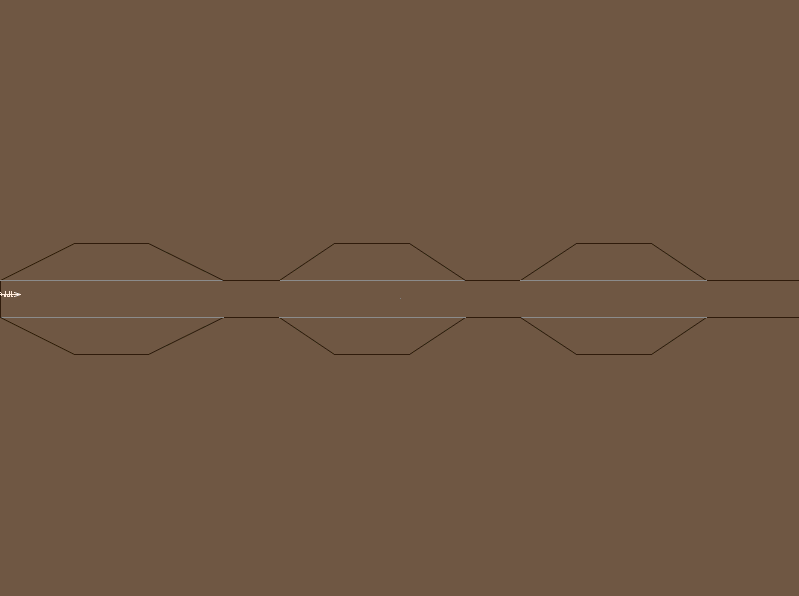
#> input picture PathPlanning/map_img/deadly_corridor.png, 799 x 596 px
$ python a_star.py
#> lines starting #> are read from the running program, lines starting #| are printed output that depends on the picture
"""
CREDITS: Atsushi Sakai, Nikos Kanargias

A* grid planning

author: Atsushi Sakai(@Atsushi_twi)
        Nikos Kanargias (nkana@tee.gr)

See Wikipedia article (https://en.wikipedia.org/wiki/A*_search_algorithm)

"""

import math

import matplotlib.pyplot as plt

import cv2

show_animation = True


class AStarPlanner:

    def __init__(self, ox, oy, resolution, rr):
        """
        Initialize grid map for a star planning

        ox: x position list of Obstacles [m]
        oy: y position list of Obstacles [m]
        resolution: grid resolution [m]
        rr: robot radius[m]
        """

        self.resolution = resolution
        self.rr = rr
        self.min_x, self.min_y = 0, 0
        self.max_x, self.max_y = 0, 0
        self.obstacle_map = None
        self.x_width, self.y_width = 0, 0
        self.motion = self.get_motion_model()
        self.calc_obstacle_map(ox, oy)

    class Node:
        def __init__(self, x, y, cost, parent_index):
            self.x = x  # index of grid
            self.y = y  # index of grid
            self.cost = cost
            self.parent_index = parent_index

        def __str__(self):
            return str(self.x) + "," + str(self.y) + "," + str(
                self.cost) + "," + str(self.parent_index)

    def planning(self, sx, sy, gx, gy):
        """
        A star path search

        input:
            s_x: start x position [m]
            s_y: start y position [m]
            gx: goal x position [m]
            gy: goal y position [m]

        output:
            rx: x position list of the final path
            ry: y position list of the final path
        """

        start_node = self.Node(self.calc_xy_index(sx, self.min_x),
                               self.calc_xy_index(sy, self.min_y), 0.0, -1)
        goal_node = self.Node(self.calc_xy_index(gx, self.min_x),
                              self.calc_xy_index(gy, self.min_y), 0.0, -1)

        open_set, closed_set = dict(), dict()
        open_set[self.calc_grid_index(start_node)] = start_node

        while 1:
            if len(open_set) == 0:
                print("Open set is empty..")
                break

            c_id = min(
                open_set,
                key=lambda o: open_set[o].cost + self.calc_heuristic(goal_node,
                                                                     open_set[
                                                                         o]))
            current = open_set[c_id]

            # show graph
            if show_animation:  # pragma: no cover
                plt.plot(self.calc_grid_position(current.x, self.min_x),
                         self.calc_grid_position(current.y, self.min_y), "xc")
                # for stopping simulation with the esc key.
                plt.gcf().canvas.mpl_connect('key_release_event',
                                             lambda event: [exit(
                                                 0) if event.key == 'escape' else None])
                if len(closed_set.keys()) % 10 == 0:
                    plt.pause(0.001)

            if current.x == goal_node.x and current.y == goal_node.y:
                print("Find goal")
                goal_node.parent_index = current.parent_index
                goal_node.cost = current.cost
                break

            # Remove the item from the open set
            del open_set[c_id]

            # Add it to the closed set
            closed_set[c_id] = current

            # expand_grid search grid based on motion model
            for i, _ in enumerate(self.motion):
                node = self.Node(current.x + self.motion[i][0],
                                 current.y + self.motion[i][1],
                                 current.cost + self.motion[i][2], c_id)
                n_id = self.calc_grid_index(node)

                # If the node is not safe, do nothing
                if not self.verify_node(node):
                    continue

                if n_id in closed_set:
                    continue

                if n_id not in open_set:
                    open_set[n_id] = node  # discovered a new node
                else:
                    if open_set[n_id].cost > node.cost:
                        # This path is the best until now. record it
                        open_set[n_id] = node

        rx, ry = self.calc_final_path(goal_node, closed_set)
        print(rx, ry)
        return rx, ry

    def calc_final_path(self, goal_node, closed_set):
        # generate final course
        rx, ry = [self.calc_grid_position(goal_node.x, self.min_x)], [
            self.calc_grid_position(goal_node.y, self.min_y)]
        parent_index = goal_node.parent_index
        while parent_index != -1:
            n = closed_set[parent_index]
            rx.append(self.calc_grid_position(n.x, self.min_x))
            ry.append(self.calc_grid_position(n.y, self.min_y))
            parent_index = n.parent_index

        return rx, ry

    @staticmethod
    def calc_heuristic(n1, n2):
        w = 1.0  # weight of heuristic
        d = w * math.hypot(n1.x - n2.x, n1.y - n2.y)
        return d

    def calc_grid_position(self, index, min_position):
        """
        calc grid position

        :param index:
        :param min_position:
        :return:
        """
        pos = index * self.resolution + min_position
        return pos

    def calc_xy_index(self, position, min_pos):
        return round((position - min_pos) / self.resolution)

    def calc_grid_index(self, node):
        return (node.y - self.min_y) * self.x_width + (node.x - self.min_x)

    def verify_node(self, node):
        px = self.calc_grid_position(node.x, self.min_x)
        py = self.calc_grid_position(node.y, self.min_y)

        if px < self.min_x:
            return False
        elif py < self.min_y:
            return False
        elif px >= self.max_x:
            return False
        elif py >= self.max_y:
            return False

        # collision check
        if self.obstacle_map[node.x][node.y]:
            return False

        return True

    def calc_obstacle_map(self, ox, oy):

        self.min_x = round(min(ox))
        self.min_y = round(min(oy))
        self.max_x = round(max(ox))
        self.max_y = round(max(oy))
        print("min_x:", self.min_x)
        print("min_y:", self.min_y)
        print("max_x:", self.max_x)
        print("max_y:", self.max_y)

        self.x_width = round((self.max_x - self.min_x) / self.resolution)
        self.y_width = round((self.max_y - self.min_y) / self.resolution)
        print("x_width:", self.x_width)
        print("y_width:", self.y_width)

        # obstacle map generation
        self.obstacle_map = [[False for _ in range(self.y_width)]
                             for _ in range(self.x_width)]
        for ix in range(self.x_width):
            x = self.calc_grid_position(ix, self.min_x)
            for iy in range(self.y_width):
                y = self.calc_grid_position(iy, self.min_y)
                for iox, ioy in zip(ox, oy):
                    d = math.hypot(iox - x, ioy - y)
                    if d <= self.rr:
                        self.obstacle_map[ix][iy] = True
                        break

    @staticmethod
    def get_motion_model():
        # dx, dy, cost
        motion = [[1, 0, 1],
                  [0, 1, 1],
                  [-1, 0, 1],
                  [0, -1, 1],
                  [-1, -1, math.sqrt(2)],
                  [-1, 1, math.sqrt(2)],
                  [1, -1, math.sqrt(2)],
                  [1, 1, math.sqrt(2)]]

        return motion

img = cv2.imread("./map_img/deadly_corridor.png")
#> img is the input picture: shape (596, 799, 3); mean B, G, R 67, 86.9, 110.9
# img = cv2.imread("./map_img/no_way_home.png")
gray = cv2.cvtColor(img, cv2.COLOR_BGR2GRAY)
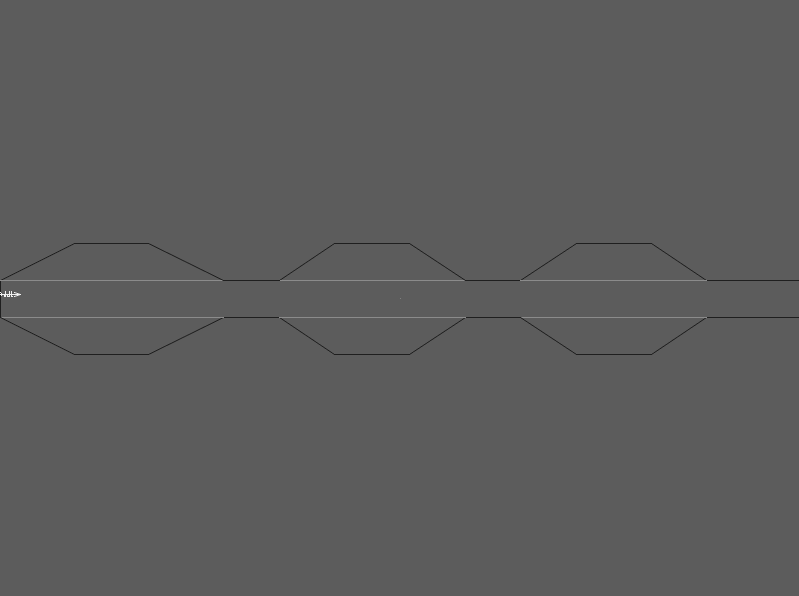
#> gray: shape (596, 799); min 31, max 240, mean 91.9
img_height, img_width, img_channels = img.shape
#> img_height = 596; img_width = 799; img_channels = 3
# cv2.imshow('img', gray)
# cv2.waitKey(0)
def main():
    print(__file__ + " start!!")

    sx = 100.0
    sy = 300.0
    gx = 700.0
    gy = 308.0
    grid_size = 5.0
    robot_radius = 4.0

    # """No Way Home
    # sx = 550.0
    # sy = 275.0
    # gx = 1155.0
    # gy = 515.0
    # """

    # set obstacle positions
    ox, oy = [], []
    for pixel_row_index, pixel_row in enumerate(gray):
        for pixel_column_index, dark in enumerate(pixel_row):
            if dark > 80:
                pass
            else:
                oy.append(pixel_row_index)
                ox.append(pixel_column_index)
#> after the loop, ox = 2137 values, max 798 at index 1051, min 0 at index 1052, mean 383.5; oy = 2137 values from 243 to 354

    if show_animation:  # pragma: no cover
        plt.plot(ox, oy, ".k")
        plt.plot(sx, sy, "og")
        plt.plot(gx, gy, "xb")
        plt.grid(True)
        plt.axis("equal")

    a_star = AStarPlanner(ox, oy, grid_size, robot_radius)
#> in calc_obstacle_map, `self.min_x = round(min(ox))`: self.min_x = 0
#> in calc_obstacle_map, `self.min_y = round(min(oy))`: self.min_y = 243
#> in calc_obstacle_map, `self.max_x = round(max(ox))`: self.max_x = 798
#> in calc_obstacle_map, `self.max_y = round(max(oy))`: self.max_y = 354
#| min_x: 0
#| min_y: 243
#| max_x: 798
#| max_y: 354
#> in calc_obstacle_map, `self.x_width = round((self.max_x - self.min_x) / self.resolution)`: self.x_width = 160
#> in calc_obstacle_map, `self.y_width = round((self.max_y - self.min_y) / self.resolution)`: self.y_width = 22
#| x_width: 160
#| y_width: 22
#> the loop in calc_obstacle_map, `for ix in range(self.x_width):` made 160 passes
#> x on passes 1 to 3: 0, 5, 10
    rx, ry = a_star.planning(sx, sy, gx, gy)
#> the loop in planning, `while 1:` made 466 passes
#> pass 1, in planning, `plt.pause(0.001)`:
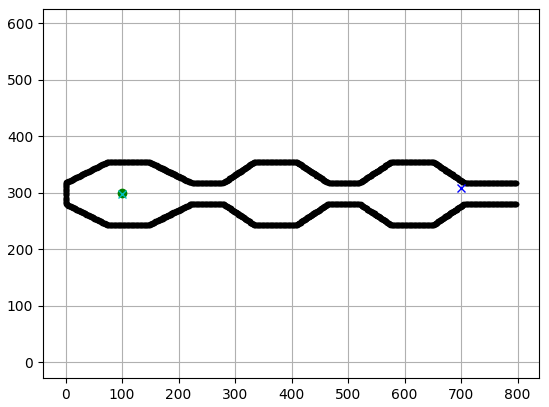
#> figure drawn by matplotlib, 1 panel
#> the loop in calc_final_path, `while parent_index != -1:` made 120 passes
#> (printed output is left out)

    if show_animation:  # pragma: no cover
        plt.plot(rx, ry, "-r")
        plt.pause(0.001)
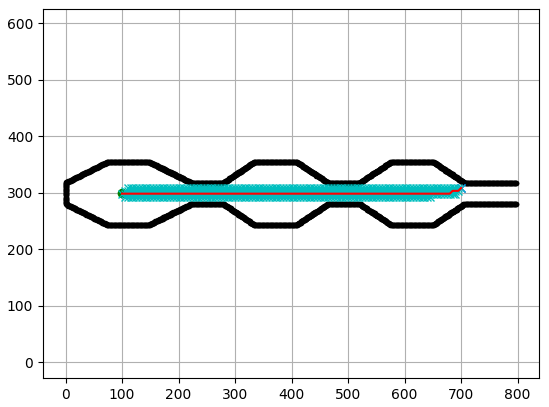
#> figure drawn by matplotlib, 1 panel
        plt.show()

if __name__ == '__main__':
    main()
